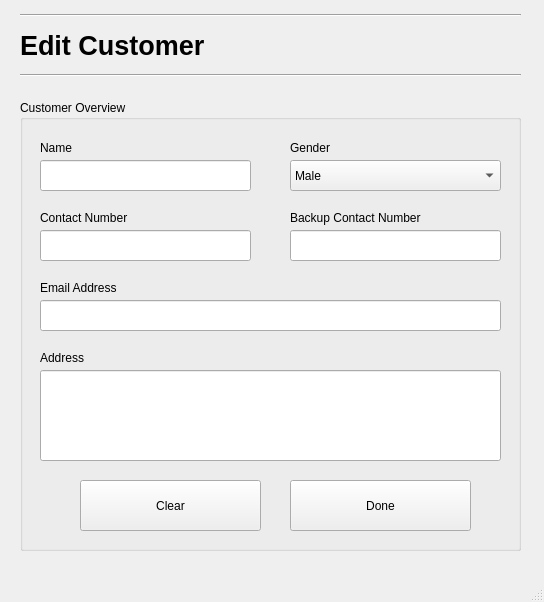
<?xml version="1.0" encoding="UTF-8"?>
<ui version="4.0">
 <class>MainWindow</class>
 <widget class="QMainWindow" name="MainWindow">
  <property name="geometry">
   <rect>
    <x>0</x>
    <y>0</y>
    <width>544</width>
    <height>602</height>
   </rect>
  </property>
  <property name="windowTitle">
   <string>MainWindow</string>
  </property>
  <widget class="QWidget" name="centralwidget">
   <widget class="QLabel" name="label">
    <property name="geometry">
     <rect>
      <x>20</x>
      <y>20</y>
      <width>251</width>
      <height>51</height>
     </rect>
    </property>
    <property name="font">
     <font>
      <pointsize>20</pointsize>
      <weight>75</weight>
      <bold>true</bold>
     </font>
    </property>
    <property name="text">
     <string>Edit Customer</string>
    </property>
   </widget>
   <widget class="Line" name="line">
    <property name="geometry">
     <rect>
      <x>20</x>
      <y>60</y>
      <width>501</width>
      <height>31</height>
     </rect>
    </property>
    <property name="font">
     <font>
      <pointsize>20</pointsize>
      <weight>75</weight>
      <bold>true</bold>
     </font>
    </property>
    <property name="orientation">
     <enum>Qt::Horizontal</enum>
    </property>
   </widget>
   <widget class="QGroupBox" name="groupBox">
    <property name="geometry">
     <rect>
      <x>20</x>
      <y>100</y>
      <width>501</width>
      <height>451</height>
     </rect>
    </property>
    <property name="title">
     <string>Customer Overview</string>
    </property>
    <widget class="QLabel" name="label_2">
     <property name="geometry">
      <rect>
       <x>20</x>
       <y>40</y>
       <width>91</width>
       <height>16</height>
      </rect>
     </property>
     <property name="text">
      <string>Name</string>
     </property>
    </widget>
    <widget class="QLabel" name="label_3">
     <property name="geometry">
      <rect>
       <x>20</x>
       <y>180</y>
       <width>111</width>
       <height>16</height>
      </rect>
     </property>
     <property name="text">
      <string>Email Address</string>
     </property>
    </widget>
    <widget class="QLabel" name="label_7">
     <property name="geometry">
      <rect>
       <x>20</x>
       <y>110</y>
       <width>111</width>
       <height>16</height>
      </rect>
     </property>
     <property name="text">
      <string>Contact Number</string>
     </property>
    </widget>
    <widget class="QLineEdit" name="lineEdit">
     <property name="geometry">
      <rect>
       <x>20</x>
       <y>60</y>
       <width>211</width>
       <height>31</height>
      </rect>
     </property>
    </widget>
    <widget class="QLineEdit" name="lineEdit_8">
     <property name="geometry">
      <rect>
       <x>20</x>
       <y>200</y>
       <width>461</width>
       <height>31</height>
      </rect>
     </property>
    </widget>
    <widget class="QLabel" name="label_8">
     <property name="geometry">
      <rect>
       <x>270</x>
       <y>110</y>
       <width>141</width>
       <height>16</height>
      </rect>
     </property>
     <property name="text">
      <string>Backup Contact Number</string>
     </property>
    </widget>
    <widget class="QLineEdit" name="lineEdit_2">
     <property name="geometry">
      <rect>
       <x>270</x>
       <y>130</y>
       <width>211</width>
       <height>31</height>
      </rect>
     </property>
    </widget>
    <widget class="QLineEdit" name="lineEdit_4">
     <property name="geometry">
      <rect>
       <x>20</x>
       <y>130</y>
       <width>211</width>
       <height>31</height>
      </rect>
     </property>
    </widget>
    <widget class="QLineEdit" name="lineEdit_15">
     <property name="geometry">
      <rect>
       <x>20</x>
       <y>270</y>
       <width>461</width>
       <height>91</height>
      </rect>
     </property>
    </widget>
    <widget class="QLabel" name="label_18">
     <property name="geometry">
      <rect>
       <x>20</x>
       <y>250</y>
       <width>151</width>
       <height>16</height>
      </rect>
     </property>
     <property name="text">
      <string>Address</string>
     </property>
    </widget>
    <widget class="QLabel" name="label_9">
     <property name="geometry">
      <rect>
       <x>270</x>
       <y>40</y>
       <width>111</width>
       <height>16</height>
      </rect>
     </property>
     <property name="text">
      <string>Gender</string>
     </property>
    </widget>
    <widget class="QComboBox" name="comboBox_2">
     <property name="geometry">
      <rect>
       <x>270</x>
       <y>60</y>
       <width>211</width>
       <height>31</height>
      </rect>
     </property>
     <item>
      <property name="text">
       <string>Male</string>
      </property>
     </item>
     <item>
      <property name="text">
       <string>Female</string>
      </property>
     </item>
    </widget>
    <widget class="QPushButton" name="pushButton_2">
     <property name="geometry">
      <rect>
       <x>60</x>
       <y>380</y>
       <width>181</width>
       <height>51</height>
      </rect>
     </property>
     <property name="text">
      <string>Clear</string>
     </property>
    </widget>
   </widget>
   <widget class="Line" name="line_2">
    <property name="geometry">
     <rect>
      <x>20</x>
      <y>0</y>
      <width>501</width>
      <height>31</height>
     </rect>
    </property>
    <property name="font">
     <font>
      <pointsize>20</pointsize>
      <weight>75</weight>
      <bold>true</bold>
     </font>
    </property>
    <property name="orientation">
     <enum>Qt::Horizontal</enum>
    </property>
   </widget>
   <widget class="QPushButton" name="pushButton">
    <property name="geometry">
     <rect>
      <x>290</x>
      <y>480</y>
      <width>181</width>
      <height>51</height>
     </rect>
    </property>
    <property name="text">
     <string>Done</string>
    </property>
   </widget>
  </widget>
  <widget class="QMenuBar" name="menubar">
   <property name="geometry">
    <rect>
     <x>0</x>
     <y>0</y>
     <width>544</width>
     <height>26</height>
    </rect>
   </property>
  </widget>
  <widget class="QStatusBar" name="statusbar"/>
 </widget>
 <resources/>
 <connections/>
</ui>
